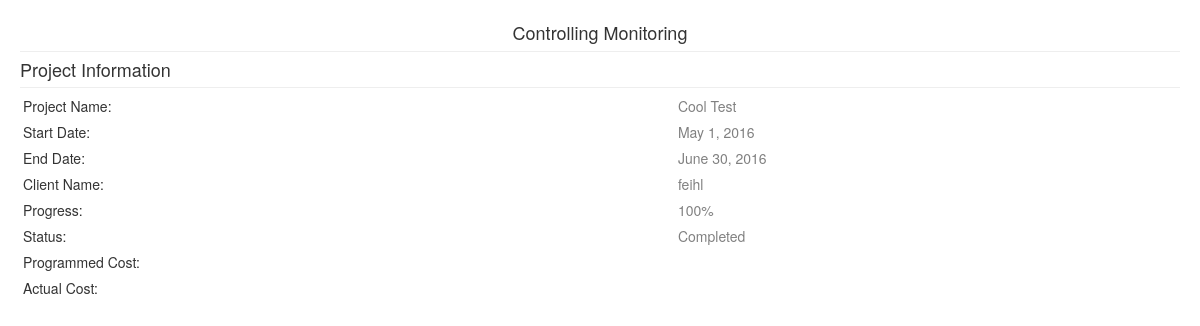
The page /genreport.php?pid=1 (signed in) on the database as committed earlier.
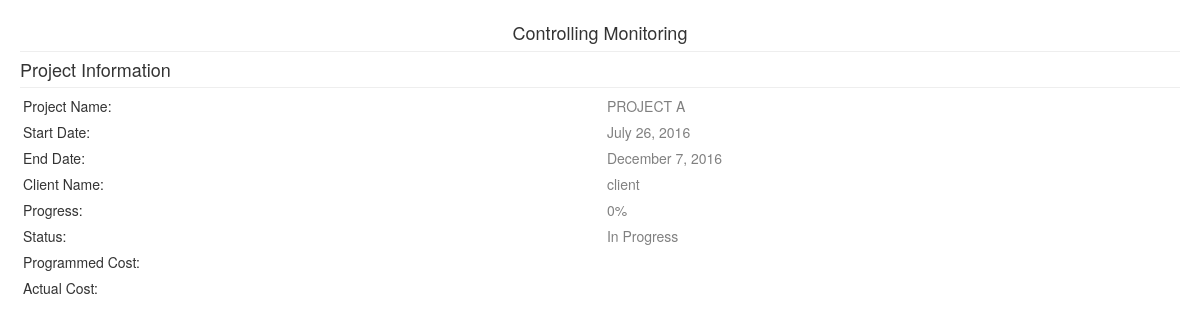
The same page on the database as committed later.
### tables this page shows
CREATE TABLE `projects` (
  `ProjectID` int(11) NOT NULL AUTO_INCREMENT,
  `UserID` longtext NOT NULL,
  `Name` longtext NOT NULL,
  `StartDate` datetime NOT NULL,
  `EndDate` datetime NOT NULL,
  `Status` longtext NOT NULL,
  `Progress` longtext NOT NULL,
  `Location` longtext NOT NULL,
  `ProjectType` varchar(45) NOT NULL,
  `LotSize` varchar(45) DEFAULT NULL,
  `OtherSize` varchar(100) DEFAULT NULL,
  PRIMARY KEY (`ProjectID`)
);

CREATE TABLE `users` (
  `UserID` int(11) NOT NULL AUTO_INCREMENT,
  `Name` longtext NOT NULL,
  `Username` longtext NOT NULL,
  `Password` longtext NOT NULL,
  `Type` longtext NOT NULL,
  PRIMARY KEY (`UserID`)
);

### genreport.php (the view, shortened to what this page needs)
<?php
function FormalDateTime($datetime) {
	$rawdate = explode(" ", $datetime);
	$date = $rawdate[0];
	$time = $rawdate[1];
	$months = ["January", "February", "March", "April", "May", "June", "July", "August", "September", "October", "November", "December"];
	$thetime = explode(":", $time);
	$thedate = explode("-", $date);
	if (intval($thetime[0]) >= 12) {
		$hour = $thetime[0] - 12;
		$ampm = "PM";
	} else {
		$hour = $thetime[0];
		$ampm = "AM";
	}
	if ($hour == 0) {
		$hour = 12;
	}
	return [$months[(intval($thedate[1]) - 1)] . " " . intval($thedate[2]) . ", " . intval($thedate[0]), $hour . ":" . intval($thetime[1]) . " " . $ampm];
}
if (isset($_GET["pid"]) && !empty($_GET["pid"])) {
	$mysqli = new mysqli("localhost", "root", "", "evypms");
	$query = "SELECT projects.*, users.Name as ClientName, (SELECT SUM(activities_resources.Used * resources.Price) as ActualCost FROM `activities_resources` INNER JOIN resources ON activities_resources.ResourceID=resources.ResourceID WHERE ProjectID=projects.ProjectID) as ActualCost, (SELECT SUM(activities_resources.Quantity * resources.Price) as ProgrammedCost FROM `activities_resources` INNER JOIN resources ON activities_resources.ResourceID=resources.ResourceID WHERE ProjectID=projects.ProjectID) as ProgrammedCost FROM projects INNER JOIN users ON projects.UserID=users.UserID WHERE ProjectID='".$mysqli->real_escape_string($_GET["pid"])."'";
	$qq = $mysqli->query($query);
	if ($qq->num_rows > 0) {
		$project = $qq->fetch_assoc();
	} else {
		die();
	}
} else {
	die();
}
?>
<!DOCTYPE html>
<html>
<head>
<link href="bootstrap-3.3.6-dist/css/bootstrap.min.css" type="text/css" rel="stylesheet" />
<link href="js/jquery-ui-1.11.4.custom/jquery-ui.css" type="text/css" rel="stylesheet" />
</head>
<body>
<div id="control_monitor" style="width:100%;padding:20px;">
<span style="font-size:18px;font-weight:lighter;text-align:center;display:block;width:100%;">Controlling Monitoring</span>
<hr style="margin-top:5px;margin-bottom:5px;"/>
<span style="font-size:18px;font-weight:lighter;">Project Information</span>
<hr style="margin-top:5px;margin-bottom:5px;"/>
<table style="width:100%;" class="table_form">
<tr>
<td>Project Name:</td><td id="prjnameindicator2" style="color:gray;"><?php echo $project["Name"];?></td>
</tr>
<tr>
<td>Start Date:</td><td id="prjstartdateindicator2" rawdate="<?php echo $project["StartDate"];?>" style="color:gray;"><?php echo FormalDateTime($project["StartDate"])[0];?></td>
</tr>
<tr>
<td>End Date:</td><td id="prjenddateindicator2" rawdate="<?php echo $project["EndDate"];?>" style="color:gray;"><?php echo FormalDateTime($project["EndDate"])[0];?></td>
</tr>
<tr>
<td>Client Name:</td><td id="prjclientnameindicator2" clientid="<?php echo $project["UserID"];?>" style="color:gray;"><?php echo $project["ClientName"];?></td>
</tr>
<tr>
<td>Progress:</td><td id="progressindicator2" style="color:gray;"><?php echo round($project["Progress"]);?>%</td>
</tr>
<tr>
<td>Status:</td><td id="statusindicator2" style="color:gray;"><?php echo ($project["Status"] == "1" ? "Completed" : "In Progress");?></td>
</tr>
<tr>
<td>Programmed Cost:</td><td id="programmedcostindicator2" style="color:gray;"></td>
</tr>
<tr>
<td>Actual Cost:</td><td id="actualcostindicator2" style="color:gray;"></td>
</tr>
</table>
</div>
</body>
</html>

### genreport.php (style rules this page uses)
body, html { height:100%; }
.table_form td { padding:3px; }

Rows that differ between the two databases and show on the page:
changed projects: Name "Cool Test" → "PROJECT A"; StartDate "May 1, 2016" → "July 26, 2016"; EndDate "June 30, 2016" → "December 7, 2016"; UserID.Name "feihl" → "client"; Progress "100" → "0"
Other text that changed with them:
text no longer shown: "Completed"
text now shown: "In Progress"
